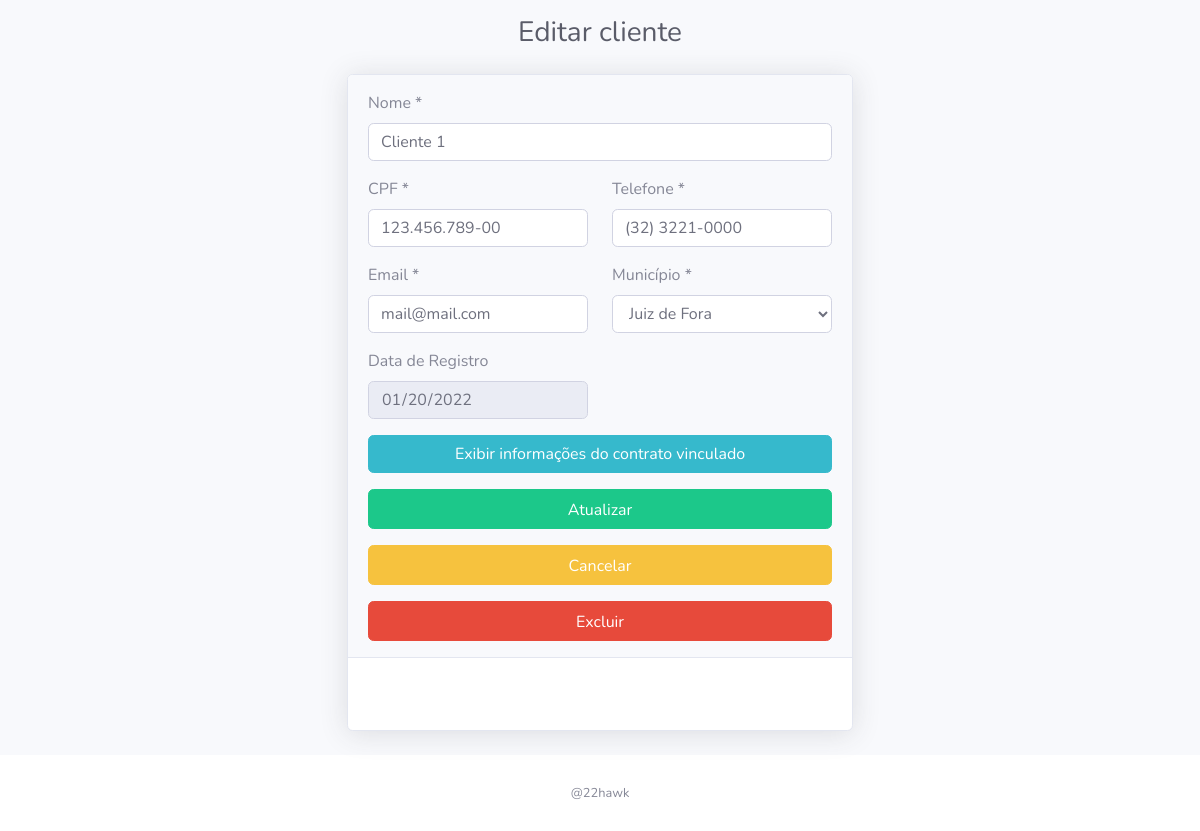
The page /editarCliente.php?CD_CLIENTE=1 on the database its author committed.
### tables this page shows
CREATE TABLE `assc_contrato_cliente` (
  `CD_CTO_CLI` int(11) NOT NULL COMMENT 'Código de Associação Contrato Cliente',
  `CD_CONTRATO` int(11) DEFAULT NULL COMMENT 'Código do Contrato\r',
  `CD_CLIENTE` int(11) DEFAULT NULL COMMENT 'Código do Cliente',
  `DT_RGST` date DEFAULT NULL COMMENT 'Data de Registro'
);

CREATE TABLE `cliente` (
  `CD_CLIENTE` int(11) NOT NULL COMMENT 'Código do Cliente',
  `NM_CLIENTE` varchar(45) DEFAULT NULL COMMENT 'Nome do Cliente',
  `DC_CPF` varchar(45) DEFAULT NULL COMMENT 'Descrição do CPF',
  `DC_TELL` varchar(45) DEFAULT NULL COMMENT 'Descrição do Telefone',
  `DC_EMAIL` varchar(45) DEFAULT NULL COMMENT 'Descrição do E-mail',
  `CD_MUNICIPIO` int(11) DEFAULT NULL COMMENT 'Código do Município',
  `DT_RGST` date DEFAULT NULL COMMENT 'Data de Registro',
  `NM_MUNICIPIO` varchar(45) DEFAULT NULL
);

CREATE TABLE `contrato` (
  `CD_CONTRATO` int(11) NOT NULL COMMENT 'Código do Contrato',
  `VR_CONTRATO` decimal(10,0) DEFAULT NULL COMMENT 'Valor do Contrato',
  `DT_ASS` date DEFAULT NULL COMMENT 'Data da Assinatura',
  `DT_INICIO` date DEFAULT NULL COMMENT 'Data de Início',
  `DT_FIM` date DEFAULT NULL COMMENT 'Data de Fim',
  `DC_STATUS` varchar(45) DEFAULT NULL COMMENT 'Descrição do Status\nA – Ativo\nD - Distratado',
  `DT_RGST` date DEFAULT NULL COMMENT 'Data de Registro'
);

### editarCliente.php (the view, shortened to what this page needs)
<?php
    require 'config.php';
    $cliente = [];
    $CD_CLIENTE = filter_input(INPUT_GET, 'CD_CLIENTE');
    if($CD_CLIENTE){
        $sql = $pdo -> prepare("SELECT * FROM cliente
        INNER JOIN assc_contrato_cliente ON assc_contrato_cliente.CD_CLIENTE = cliente.CD_CLIENTE
        INNER JOIN contrato ON assc_contrato_cliente.CD_CONTRATO = contrato.CD_CONTRATO
        WHERE cliente.CD_CLIENTE = :CD_CLIENTE");
        $sql -> bindValue(':CD_CLIENTE',$CD_CLIENTE);
        $sql -> execute();
        if($sql->rowCount() > 0){
            $cliente = $sql -> fetch(PDO::FETCH_ASSOC);
        }else{
            header("Location: index.php");
            exit;
        }
    }else{
        header("Location: index.php");
    }
?>
<!DOCTYPE html>
<html lang="pt-br">
<head>
    <link href="assets/css/all.min.css" rel="stylesheet" type="text/css">
    <link href="assets/css/painel.min.css" rel="stylesheet">
</head>
<body id="page-top">
    <div id="wrapper">
        <div id="content-wrapper" class="d-flex flex-column">
            <div id="content">
                <div class="container-fluid">
                    <div class="d-sm-flex align-items-center justify-content-center mb-4">
                        <h1 class="h3 mt-3 mb-0 text-gray-800 ">Editar cliente</h1>
                    </div>
                    <div class="row">
                        <div class=" mx-auto">
                            <div class="card shadow mb-4">
                                <div class="card-header py-3 d-flex flex-row align-items-center justify-content-center">
                                    <form action="action_editar_cliente.php" method="POST">
                                        <div class="controls">
                                            <div class="row">
                                                <div class="col-md-12">
                                                    <div class="form-group"><label for="formNome">Nome *</label>
                                                        <input id="formNome" type="text" name="NM_CLIENTE" class="form-control" value="<?=$cliente['NM_CLIENTE']; ?>" required="required" data-error="Campo necessário.">
                                                    </div>
                                                </div>
                                            </div>
                                            <div class="row">
                                                <div class="col-md-6">
                                                    <div class="form-group"><label for="formCPF">CPF *</label>
                                                        <input id="formCPF" type="text" name="DC_CPF" class="form-control" value="<?=$cliente['DC_CPF']; ?>" required="required" data-error="Campo necessário.">
                                                    </div>
                                                </div>
                                                <div class="col-md-6">
                                                    <div class="form-group"><label for="formTelefone">Telefone *</label>
                                                        <input id="formTelefone" type="text" name="DC_TELL" class="form-control" value="<?=$cliente['DC_TELL']; ?>" required="required" data-error="Campo necessário.">
                                                    </div>
                                                </div>
                                            </div>
                                            <div class="row">
                                                <div class="col-md-6">
                                                    <div class="form-group"><label for="formEmail">Email *</label>
                                                        <input id="formEmail" type="text" name="DC_EMAIL" class="form-control" value="<?=$cliente['DC_EMAIL']; ?>" required="required" data-error="Campo necessário.">
                                                    </div>
                                                </div>
                                                <div class="col-md-6">
                                                    <div class="form-group"><label for="formMunc">Município *</label>
                                                        <select class="form-control form-select form-select-lg mb-3" name="ID_MUNICIPIO" id="formMunc">
                                                            <option value="<?=$cliente['CD_MUNICIPIO']; ?>" selected><?=$cliente['NM_MUNICIPIO']; ?></option>
                                                        </select>
                                                    </div>
                                                </div>
                                            </div>
                                            <div class="row">
                                                <div class="col-md-6">
                                                    <div class="form-group"><label for="formDtReg">Data de Registro</label>
                                                        <input id="formDtReg" type="date" readonly name="#" class="form-control" value="<?=$cliente['DT_RGST']; ?>">
                                                    </div>
                                                </div>
                                            </div>
                                            <div class="row">
                                                <div class="col-md-12">
                                                    <a class="btn btn-info mb-3 btn-block" data-toggle="collapse" href="#contratoStatus" role="button" aria-expanded="false" aria-controls="contratoStatus">
                                                        Exibir informações do contrato vinculado
                                                    </a>
                                                </div>
                                            </div>
                                            <div class="row">
                                                <div class="col-md-12">
                                                    <input type="submit" class="btn btn-success btn-send pt-2 btn-block" value="Atualizar">
                                                </div>
                                                <div class="col-md-12 mt-3">
                                                    <a href="index.php" class="btn btn-warning btn-send pt-2 btn-block">Cancelar</a>
                                                </div>
                                                <div class="col-md-12 mt-3">
                                                    <a class="btn btn-danger btn-send pt-2 btn-block" name="CD_CLIENTE" href="deletarCliente.php?CD_CLIENTE=<?=$cliente['CD_CLIENTE'];?>">Excluir</a>
                                                </div>
                                            </div>
                                        </div>
                                    </form>
                                </div>
                                <div class="card-body">
                                    <div class="pt-4 pb-2">
                                    </div>
                                </div>
                            </div>
                        </div>
                    </div>
                </div>
            </div>
            <footer class="sticky-footer bg-white">
                <div class="container my-auto">
                    <div class="copyright text-center my-auto">
                        <span>@22hawk</span>
                    </div>
                </div>
            </footer>
        </div>
    </div>
</body>
</html>

### rows shown on the page
assc_contrato_cliente: NM_CLIENTE "Cliente 1", DC_CPF "123.456.789-00", DC_TELL "(32) 3221-0000", DC_EMAIL "mail@mail.com", ID_MUNICIPIO "Juiz de Fora", CD_CONTRATO.DT_RGST "01/20/2022"
